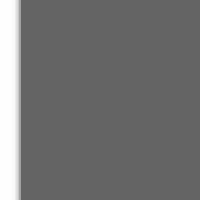
Frame 1 (no input)
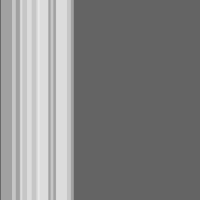
Frame 60 (the mouse pressed at the canvas centre just before this capture)
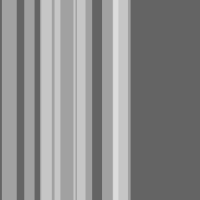
Frame 120 (the mouse held since frame 60 and released just before this capture)

The Processing sketch that drew these frames (run headless with seeded random() and noise(); from frame 60 on, the mouse is pressed at the canvas centre):

// Processing sketch: chapter_9_10
// ── chapter_9_10.pde
// create an array of stripes
Stripe[] stripes = new Stripe[10];

/*

reference:

declaring a single array -->

int[] xpos = new int[50]
this says create a new array called xpos of type int, then
create a new array, and give it a length of 50 int types

for an object array:

Stripe[] stripes = new Stripe[10];
this creates a new array called stripes of type Stripe, then
create a new array, and give it a length of 10 Stripe types


*/

void setup(){
	size(200, 200);
	//initialize all 'stripes'
	for (int i = 0; i<stripes.length; i++){
		stripes[i] = new Stripe();
	}
}

void draw(){
	background(100);

	// move and display all stripes
	for (int i = 0; i<stripes.length; i++){
		stripes[i].display();
		stripes[i].move();
		stripes[i].rollover(mouseX, mouseY);
	}

}
// ── stripe.pde
class Stripe
{

	float x;		// horizontal location of stripe
	float speed;	// speed of stripe
	float w;		// width of stripe
	boolean mouse; 	// state of stripe (mouse over or not?)
	
	//--------------------------------------
	//  CONSTRUCTOR
	//--------------------------------------
	
	Stripe() {
		x = 0;					// all stripes start at 0
		speed = random(1);		// all stripes have a random positive speed
		w = random(10,30);		// wide gets random num between 10-30
		mouse = false;			// mouse bool starts off false
	}
	

	// Draw stripe

	void display() {
		// what to display
		if (mouse){
			fill(255);
		}else {
			fill(255,100);
		}
		noStroke();
		rect(x, 0, w, height);
	}

	void move() {
		// what to move
		x += speed;
		if (x>width+20) x = -20;

	}

	void rollover(int mx, int my) {
		// left edge is x, right edge is x+w
		if (mx > x && mx < x + w){
			mouse = true;
		} else {
			mouse = false;
		}
	}
}
